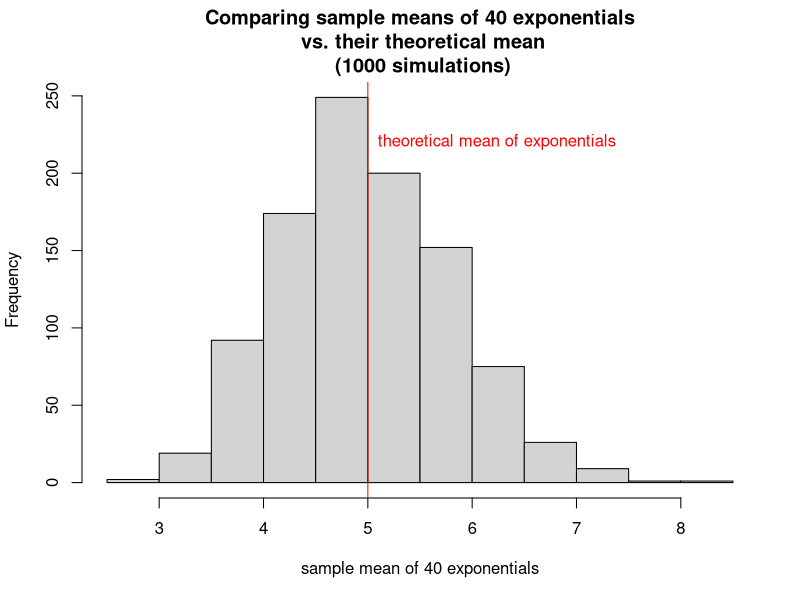
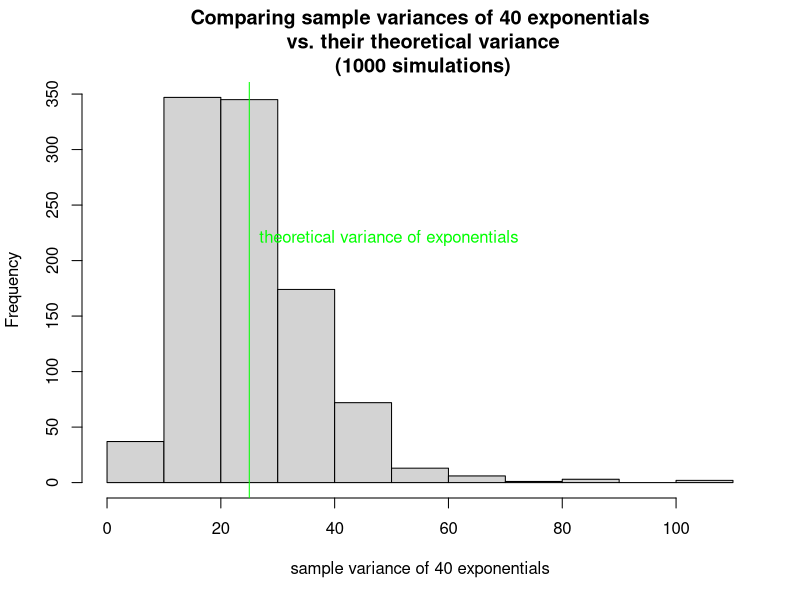
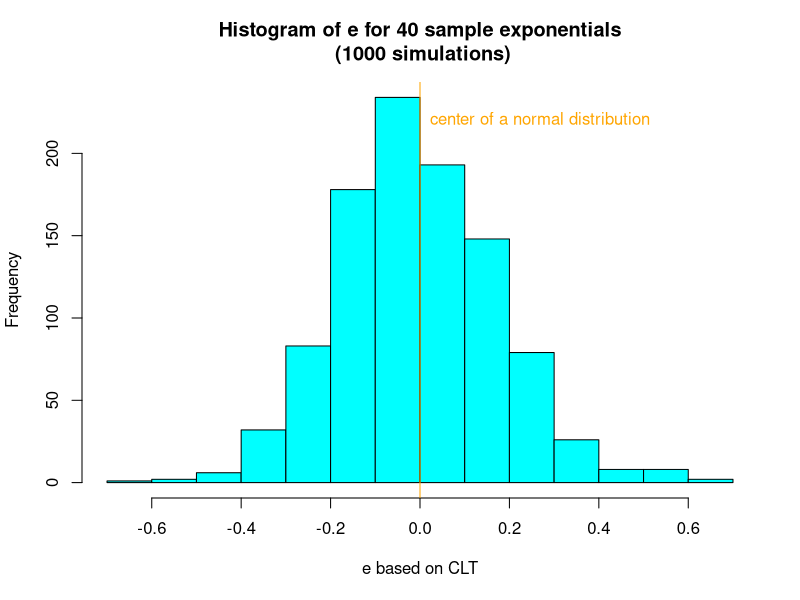

The R source for these figures, in order:
## ---- chunk 1
require(knitr)
## ---- chunk 2
lambda <- 0.2 #setting lambda as 0.2 as instructed
th_mn <- 1/lambda #theoretical mean 
th_sd <- 1/lambda #theoretical standard deviation
th_v <- 1/lambda^2 #theoretical variance of the exponential distribution
set.seed(1000)
m <- NULL 
for (i in 1:1000) m <- c(m, mean(rexp(40, lambda))) #run the simulation 1000 times, obtaining means of 40 exponentials and store it in m 
v <- NULL
for (i in 1:1000) v <- c(v, var(rexp(40, lambda))) #run the simulation 1000 times, obtaining the variance of 40 exponentials and store it in v
sdv <- NULL
for (i in 1:1000) sdv <- c(sdv, sd(rexp(40, lambda))) #run the simulation 1000 times, obtaining the standard deviation of 40 exponentials and store it in sdv
## ---- chunk 3
hist(m, 
     main = "Comparing sample means of 40 exponentials\n vs. their theoretical mean\n (1000 simulations)", 
     xlab = "sample mean of 40 exponentials")
abline(v = th_mn, col = "red")
text(x = th_mn, 
     y = 220, 
     labels = "theoretical mean of exponentials", 
     col = "red", 
     pos = 4)

## ---- chunk 4
hist(v, 
     main = "Comparing sample variances of 40 exponentials\n vs. their theoretical variance\n (1000 simulations)", 
     xlab = "sample variance of 40 exponentials")
abline(v = th_v, col = "green")
text(x = th_v, 
     y = 220, 
     labels = "theoretical variance of exponentials", 
     col = "green", 
     pos = 4)
## ---- chunk 5
e <- (m - th_mn)/sdv #(sample mean - thereotical mean) / sample standard deviation; plot this in a histogram
## ---- chunk 6
hist(e, 
     main = "Histogram of e for 40 sample exponentials\n (1000 simulations)", 
     xlab = "e based on CLT", 
     col = "cyan")
abline(v = 0, col = "orange")
text(x = 0, 
     y = 220, 
     labels = "center of a normal distribution", 
     col = "orange", 
     pos = 4)
